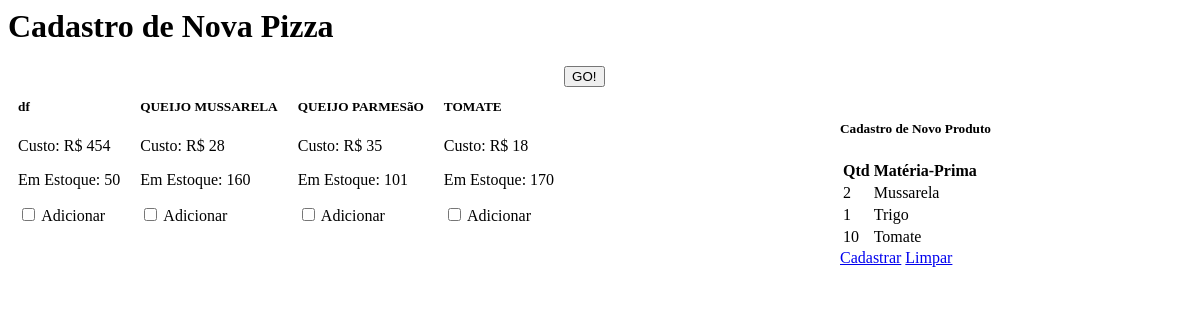
The page /cadastro/pizza.php on the database as committed earlier.
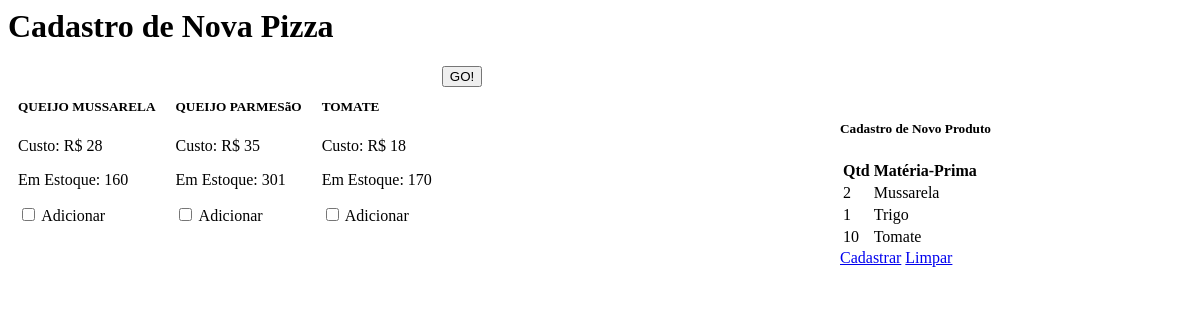
The same page on the database as committed later.
### tables this page shows
CREATE TABLE `materiaprima` (
  `id` int(11) NOT NULL,
  `nome` varchar(100) NOT NULL,
  `quantidade` float NOT NULL,
  `precoCompra` float NOT NULL,
  `precoUnidade` float NOT NULL,
  `qtdPedacos` int(11) NOT NULL,
  `tipoMateria` int(11) NOT NULL
);

### app/funcoes.php (called while the page is built, shortened)
<?php
	function limitarTexto($texto, $limite){
		$contador = strlen($texto);
	  		if ( $contador >= $limite ) {
				$texto = substr($texto, 0, strrpos(substr($texto, 0, $limite), ' ')) . '...';
			     return $texto;
	  		}else{
	    		return $texto;
	  	}
	}
?>

### cadastro/pizza.php (the view, shortened to what this page needs)
    <h1 class="text-center">Cadastro de Nova Pizza</h1>
    <div class="row">
    <form name="materiaprimas" action="home.php?fd=salvar&pg=pizza" method="post">
        <div class="card carrinho" style="width: 20em;">
            <div class="card-body">
                <h5 class="card-title">Cadastro de Novo Produto</h5>
            </div>
              <table class="table table-striped text-center">
                  <thead>
                      <tr>
                          <th scope="col">Qtd</th>
                          <th scope="col">Matéria-Prima</th>
                      </tr>
                  </thead>
                  <tbody>
                      <tr>
                          <td>2</td>
                          <td title="Nome completo do produto">Mussarela</td>
                      </tr>
                      <tr>
                          <td>1</td>
                          <td title="Nome completo do produto">Trigo</td>
                      </tr>
                      <tr>
                          <td>10</td>
                          <td title="Nome completo do produto">Tomate</td>
                      </tr>
                  </tbody>
              </table>
            <div class="card-body">
                <a href="#" class="btn btn-success">Cadastrar</a>
                <a href="#" class="btn btn-warning">Limpar</a>
            </div>
        </div>
<?php
    require_once "./app/conecta.php";
    require_once "./app/funcoes.php";
    $consulta = $pdo->prepare("SELECT * FROM materiaprima order by nome");
    $consulta->execute();
    while($dados = $consulta->fetch(PDO::FETCH_OBJ)){
        $id = $dados->id;
        $nome = $dados->nome;
        $quantidade = $dados->quantidade;
        $precoCompra = $dados->precoCompra;
        $titulo = $nome;
        $nome = limitarTexto($nome, 17);
        echo "<div class='card materia-prima col-md-3' >
                  <div class='card-body'>
                      <h5 class='card-title' title='$titulo'>$nome</h5>
                      <p class='card-text'>Custo: R$ $precoCompra </p>
                      <p class='card-text'>Em Estoque: $quantidade </p>
                      <div data-toggle='buttons'>
                          <label class='btn btn-primary'>
                              <input type='checkbox' autocomplete='off' name='id[]' value='$id'> Adicionar
                          </label>
                      </div>
                  </div>
              </div>";
    }
?>
    <button type="submit" class="btn btn-success">GO!</button>
    </form>
    </div>

### cadastro/pizza.php (style rules this page uses)
.materia-prima { float: left; margin: 10px; padding: -5px; }
.carrinho { float: right; margin: 2em; }

Rows that differ between the two databases and show on the page:
removed materiaprima: nome "df", precoCompra "454", quantidade "50"
changed materiaprima "QUEIJO PARMESãO": quantidade "101" → "301"
